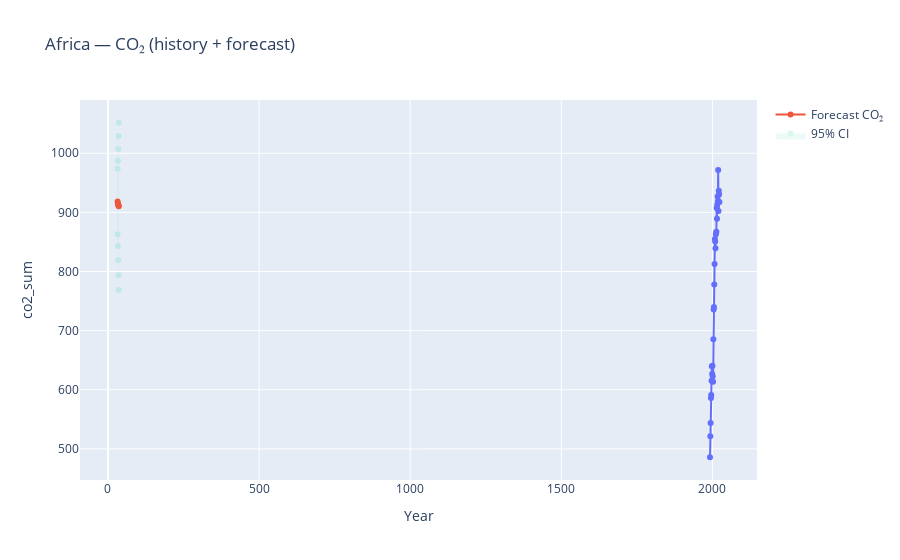

Notebook code for this chart:
### Markdown cell above
10) regional forecasts (CO₂ & Renewables) + plots with CI

### Code cell
panel = by_region_year.set_index(["Region","Year"])[["co2_sum","renewables_sum"]]

pred_rows, model_rows = [], []
for region in panel.index.get_level_values(0).unique():
    sub = panel.loc[region].copy().sort_index()

    for metric in ["co2_sum","renewables_sum"]:
        res = fit_sarimax_forecast(sub[metric], steps=5)
        if res["mean"] is None:
            continue

        order, aic, mean, ci = res["order"], res["aic"], res["mean"], res["ci"]
        # collect preds
        for year, val in mean.items():
            lower = float(ci.loc[year, "lower"]) if isinstance(ci, pd.DataFrame) and "lower" in ci.columns else np.nan
            upper = float(ci.loc[year, "upper"]) if isinstance(ci, pd.DataFrame) and "upper" in ci.columns else np.nan
            pred_rows.append({"Scope":"Region","Region":region,"Metric":metric,
                              "Year":int(year),"pred":float(val),"lower":lower,"upper":upper,
                              "order": str(order) if order else None})
        model_rows.append({"Scope":"Region","Region":region,"Metric":metric,
                           "order": str(order) if order else None, "aic": aic})

# plot examples & save htmls
for region in panel.index.get_level_values(0).unique():
    hist = panel.loc[region].reset_index()
    # CO2
    fig = px.line(hist, x="Year", y="co2_sum", title=f"{region} — CO₂ (history + forecast)", markers=True)
    fut = pd.DataFrame([r for r in pred_rows if r["Region"]==region and r["Metric"]=="co2_sum"])
    if not fut.empty:
        fig.add_trace(go.Scatter(x=fut["Year"], y=fut["pred"], mode="lines+markers", name="Forecast CO₂"))
        # CI band
        if "lower" in fut and "upper" in fut:
            x = list(fut["Year"]) + list(fut["Year"][::-1])
            y = list(fut["upper"]) + list(fut["lower"][::-1])
            fig.add_trace(go.Scatter(x=x, y=y, fill="toself", opacity=0.15, line=dict(width=0), name="95% CI"))
    fig.show()

    # Renewables
    fig2 = px.line(hist, x="Year", y="renewables_sum", title=f"{region} — Renewables (history + forecast)", markers=True)
    fut2 = pd.DataFrame([r for r in pred_rows if r["Region"]==region and r["Metric"]=="renewables_sum"])
    if not fut2.empty:
        fig2.add_trace(go.Scatter(x=fut2["Year"], y=fut2["pred"], mode="lines+markers", name="Forecast Renewables"))
        if "lower" in fut2 and "upper" in fut2:
            x = list(fut2["Year"]) + list(fut2["Year"][::-1])
            y = list(fut2["upper"]) + list(fut2["lower"][::-1])
            fig2.add_trace(go.Scatter(x=x, y=y, fill="toself", opacity=0.15, line=dict(width=0), name="95% CI"))
    fig2.show()

### Figure 1 — Plotly figure (JSON) as saved in the notebook; plotly's stock layout.template omitted (floating-point values rounded to 4 significant figures)
{"data": [{"hovertemplate": "Year=%{x}<br>co2_sum=%{y}<extra></extra>", "legendgroup": "", "line": {"color": "#636efa", "dash": "solid"}, "marker": {"symbol": "circle"}, "mode": "lines+markers", "name": "", "orientation": "v", "showlegend": false, "type": "scatter", "x": [1992, 1993, 1994, 1995, 1996, 1997, 1998, 1999, 2000, 2001, 2002, 2003, 2004, 2005, 2006, 2007, 2008, 2009, 2010, 2011, 2012, 2013, 2014, 2015, 2016, 2017, 2018, 2019, 2020, 2021, 2022, 2023], "xaxis": "x", "y": [485.9, 521.3, 543.8, 586.2, 591.2, 615.3, 639.7, 626.5, 640.7, 622.9, 613.7, 685.5, 735.8, 740.1, 778.1, 812.7, 854.9, 850.7, 839.3, 862.8, 865.3, 867.5, 907.3, 889.4, 913.4, 926.9, 918.8, 971.5, 902.2, 936.7, 930.5, 917.7], "yaxis": "y"}, {"mode": "lines+markers", "name": "Forecast CO₂", "type": "scatter", "x": [32, 33, 34, 35, 36], "y": [918.4, 915.2, 913.0, 911.4, 910.3]}, {"fill": "toself", "line": {"width": 0}, "name": "95% CI", "opacity": 0.15, "type": "scatter", "x": [32, 33, 34, 35, 36, 36, 35, 34, 33, 32], "y": [973.7, 987.2, 1007.0, 1029.0, 1052.0, 768.9, 793.6, 818.9, 843.3, 863.1]}], "layout": {"legend": {"tracegroupgap": 0}, "title": {"text": "Africa — CO₂ (history + forecast)"}, "xaxis": {"anchor": "y", "domain": [0, 1], "title": {"text": "Year"}}, "yaxis": {"anchor": "x", "domain": [0, 1], "title": {"text": "co2_sum"}}}}
